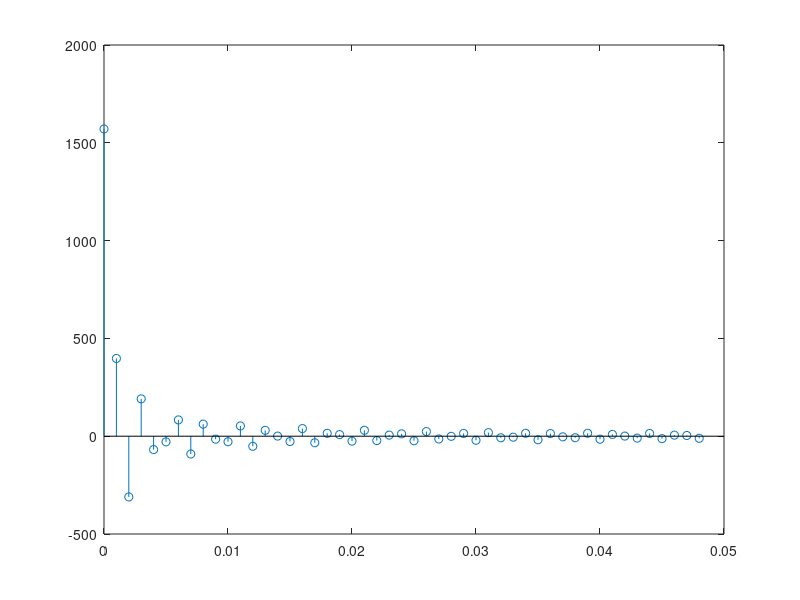
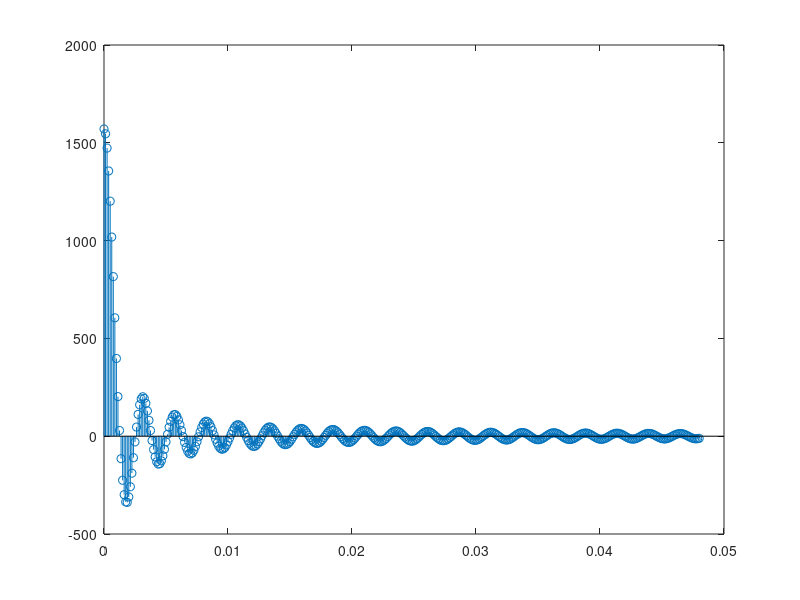

Here is the MATLAB script that generated these plots, in order: (Note: this script raises an error after producing the figures.)
clc

 
 high_sampling_rate = 5000;
 f = 1200;
 w = 2*pi*f;
 duration = 10; % 10 s long
 t = 0: 1/high_sampling_rate : duration;
 y = sinc(t*f*2) * 2*f;

f_filter = 5^3;
sampling_freq_1 = 10^3;
sampling_freq_2 = 20^3;

t1 = 0:1/sampling_freq_1:6*1/f_filter;
t2 = 0:1/sampling_freq_2:6*1/f_filter;

w_filter = 2*f_filter*pi;

y1 =  sinc(w_filter*t1) *2 * w_filter;
y2 =  sinc(w_filter*t2) *2 * w_filter;

stem(t1,y1);
figure;
stem(t2,y2);
figure;

upsampled_y = upsampling(y,5); 
downsampled_y = downsampling(y,5);  

y_new = upsampling(y,3); 
y_new = downsampling(y_new,2);


fft_upsampled_y = fft(upsampled_y);
fft_downsampled_y = fft(downsampled_y);
fft_y_new = fft(y_new);


plot(abs(fft_upsampled_y));
figure;
plot(abs(fft_downsampled_y));
figure;
plot(abs(fft_y_new));
figure;

pulse_del = 0.1;
pulse_t = -19:pulse_del:19;

pulse_train = generate_pulse_train(pulse_t,5);
f_coeff = CalFourierCoeff(pulse_train,pulse_t,6,pulse_del,100);


stem(pulse_train);
figure;

stem(abs(f_coeff));figure;
stem(angle(f_coeff));




